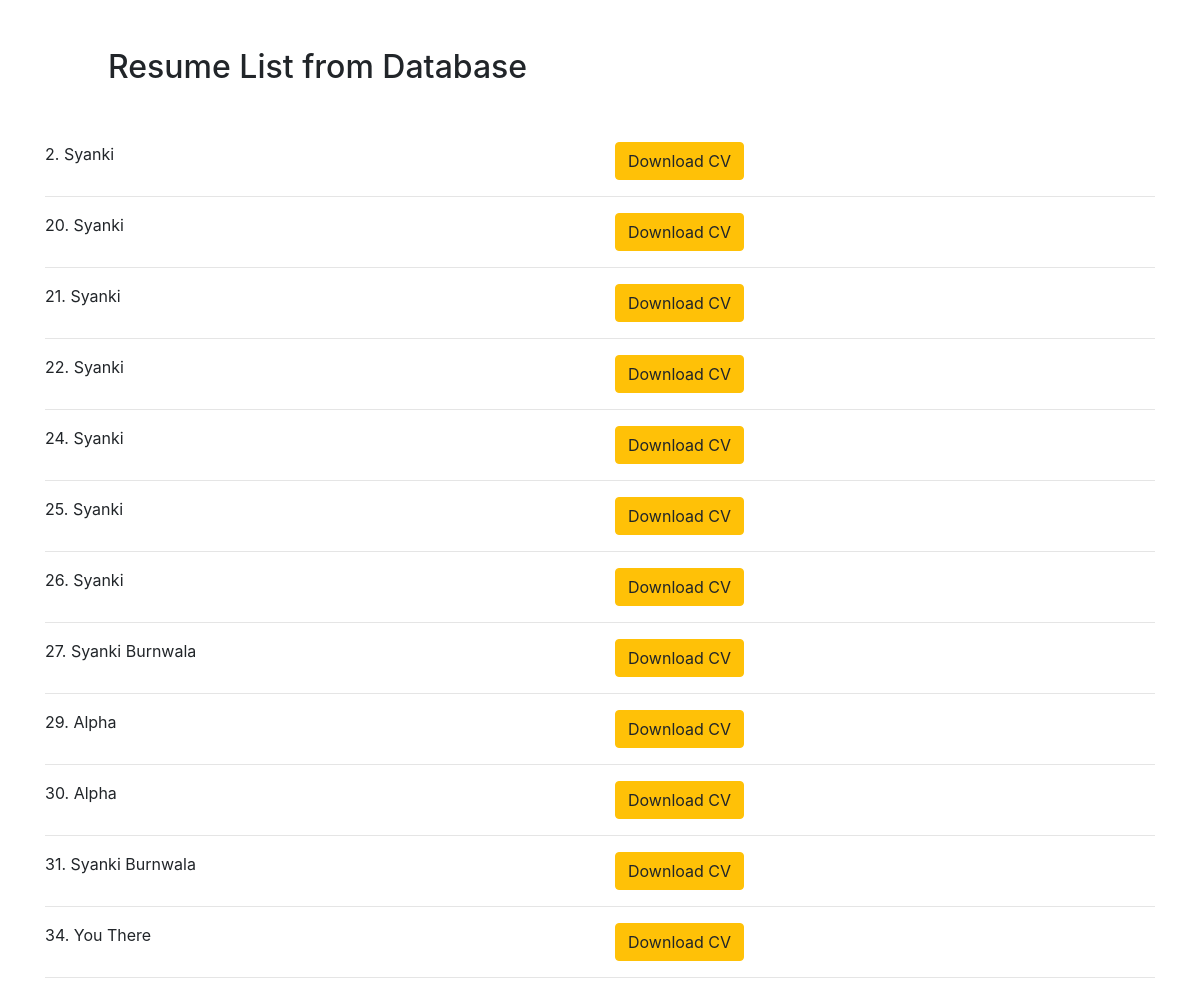
The page /list/ on the database as committed earlier.
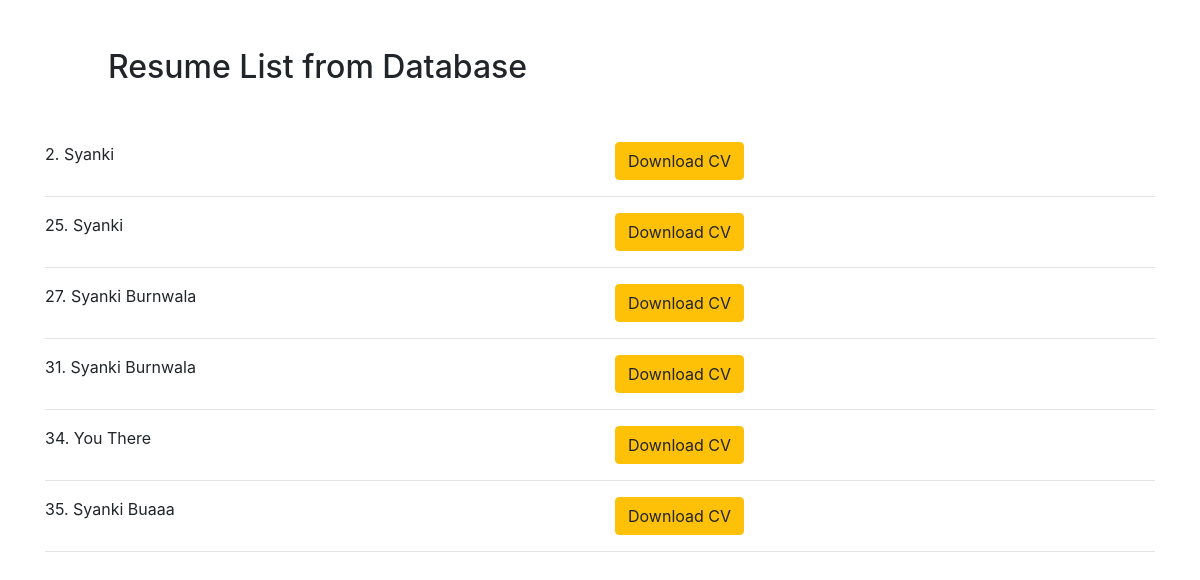
The same page on the database as committed later.
### pdf/models.py (models this page shows, shortened)
class Profile(models.Model):
    name = models.CharField(max_length=100)
    phone = models.CharField(max_length=100)
    email = models.EmailField(max_length=100)
    school = models.CharField(max_length=100)
    degree = models.CharField(max_length=100)
    university = models.CharField(max_length=100)
    skill = models.TextField(max_length=100)
    ambition = models.TextField(max_length=100)
    work_ex = models.TextField(max_length=100)

### pdf/views.py (the view)
# urls.py: path('list/', views.list, name="list"),
def list(request):
    profile = Profile.objects.all()
    return render(request, "pdf/list.html", {'profile': profile})

### pdf/templates/pdf/list.html (shortened to what this page needs)
<!DOCTYPE html>
<html lang="en">
<head>
     <link rel="stylesheet" href="https://maxcdn.bootstrapcdn.com/bootstrap/4.0.0/css/bootstrap.min.css"
>
</head>
<body>
    <div class="container">
        <div class="row m-5">
            <div class="col-md-12">
                <h2>Resume List from Database</h2>
            </div>
        </div>
        {% for profile in profile %}
        <div class="row">
            <div class="col-md-6">
                {{profile.id}}. {{profile.name}}
            </div>
            <div class="col-md-6">
                <a href="/{{profile.id}}" class="btn btn-warning">Download CV</a>
            </div>
        </div>
        <hr>
        {% endfor %}
    </div>
</body>
</html>

Rows that differ between the two databases and show on the page:
removed Profile: id "20", name "Syanki"
removed Profile: id "21", name "Syanki"
removed Profile: id "22", name "Syanki"
removed Profile: id "24", name "Syanki"
removed Profile: id "26", name "Syanki"
removed Profile: id "29", name "Alpha"
removed Profile: id "30", name "Alpha"
added Profile: id "35", name "Syanki Buaaa"
